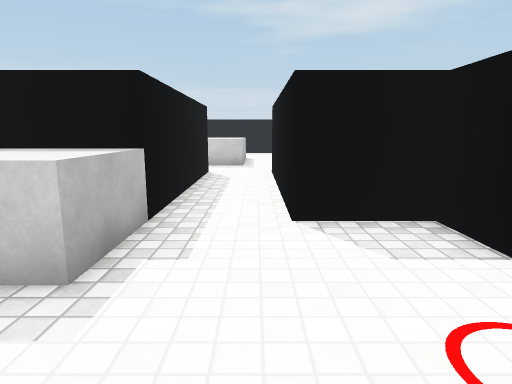
View 1 (above)

21 first-person views from a walk through a Unity game level. The camera is 1.2 m above the floor, tilts 10° down and sees 75° across. The floor is counted in squares, 1 m on a side. Each view is taken from the middle of a square. On the plan, view 1 faces up. The plan holds only what a view shows up to about 14 squares ahead; the rest is blank. Some surface patterns are stand-ins.

View 2
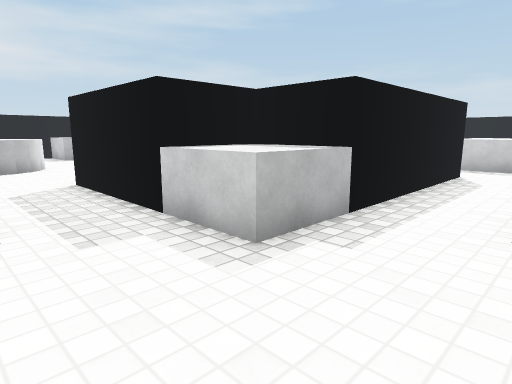

View 3
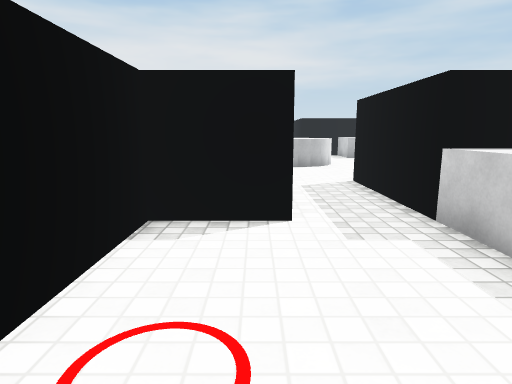

View 4
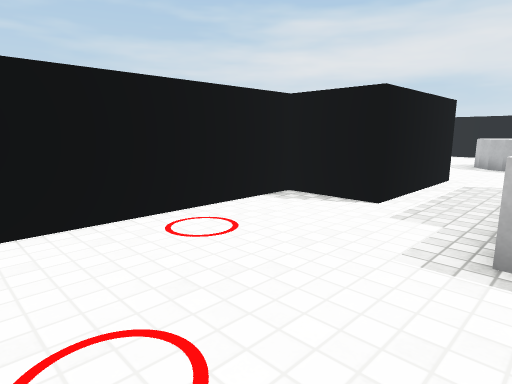

View 5
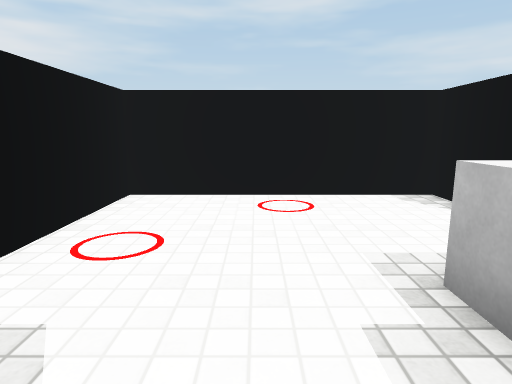

View 6
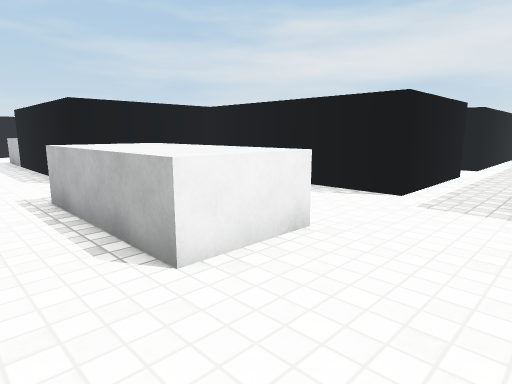

View 7
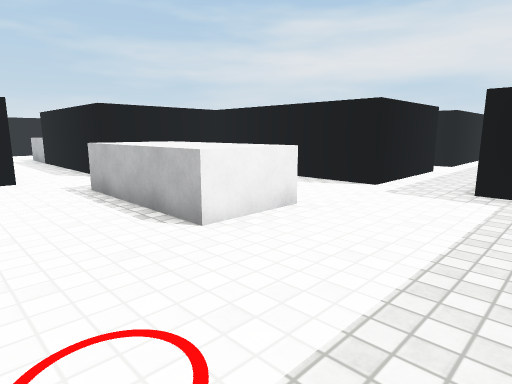

View 8
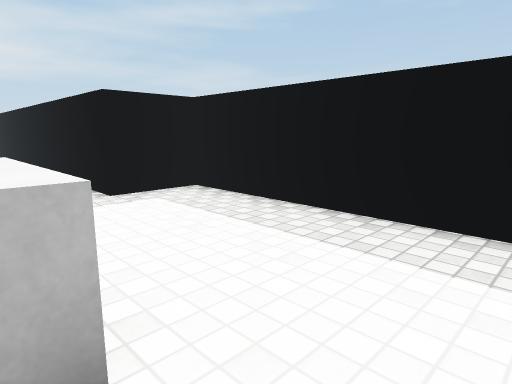

View 9
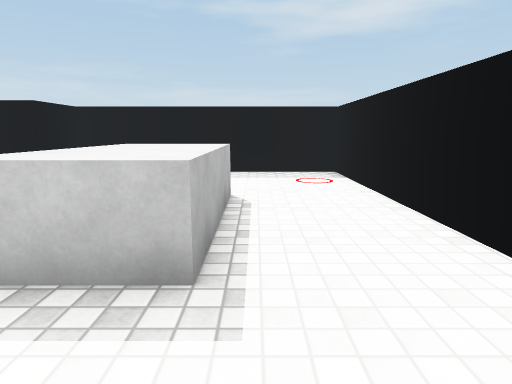

View 10
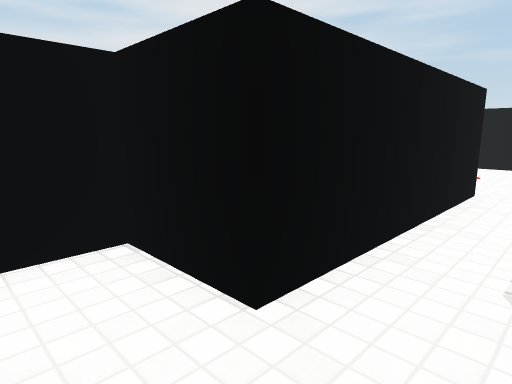

View 11
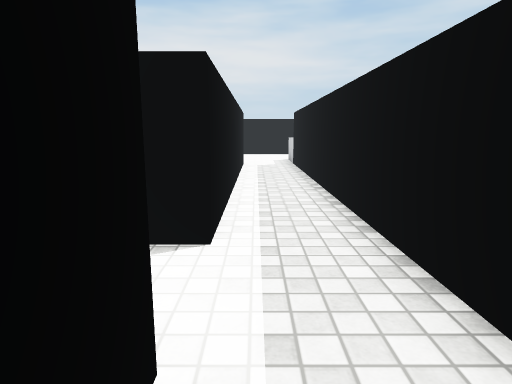

View 12
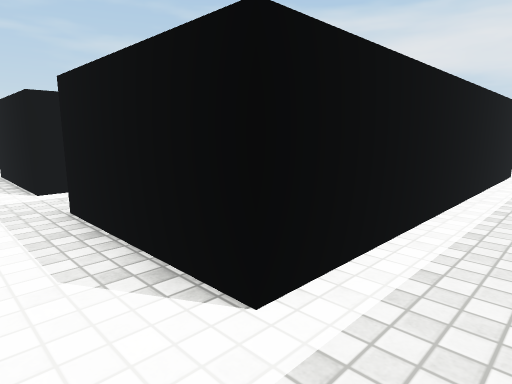

View 13
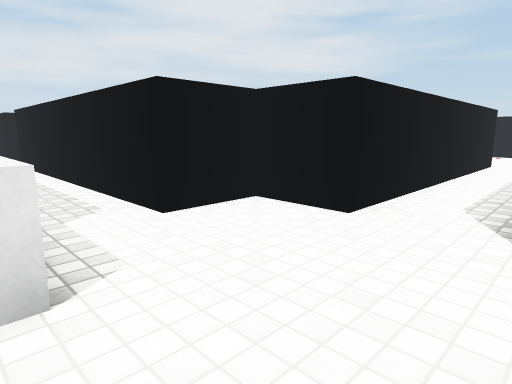

View 14
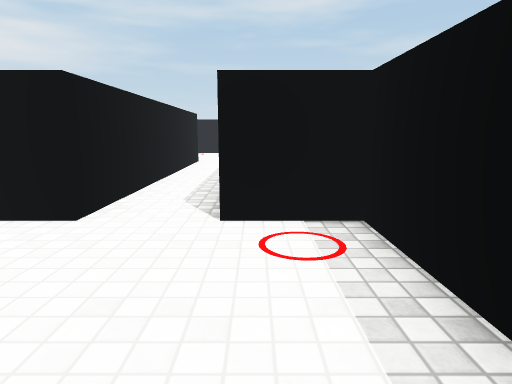

View 15
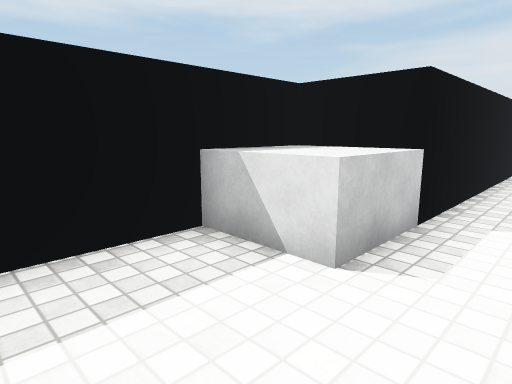

View 16
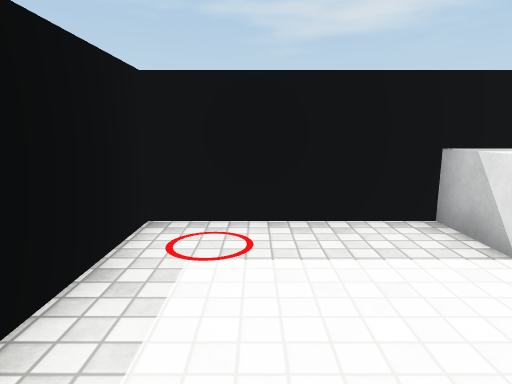

View 17
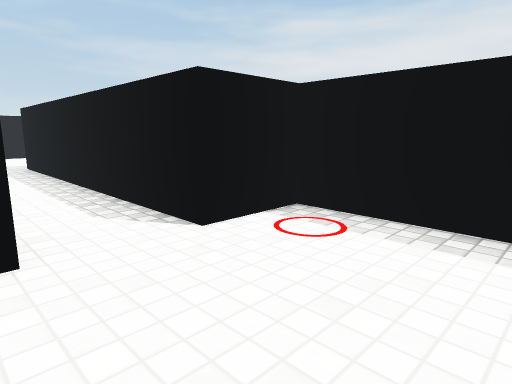

View 18
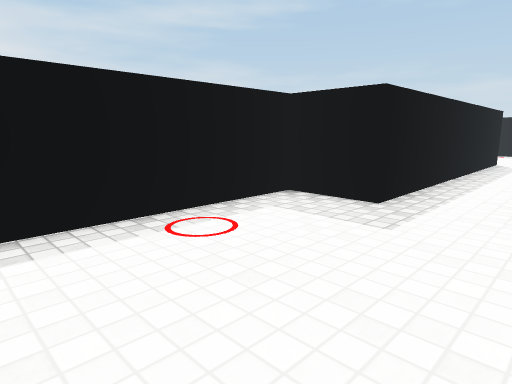

View 19
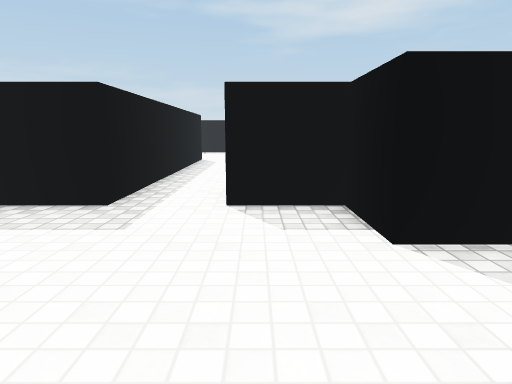

View 20
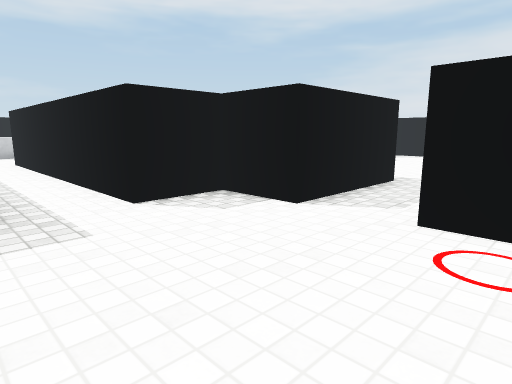

View 21
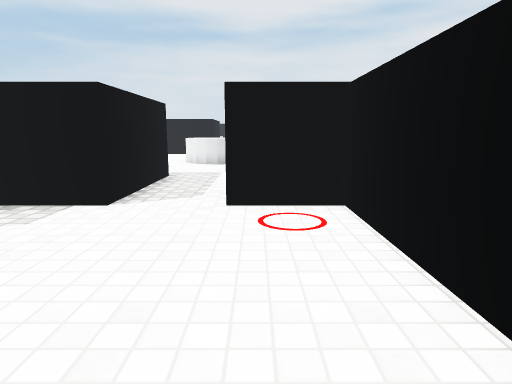

### Floor plan
Points are (right, up) in squares from view 1. A wall is a line through its corners. A room is listed if a view was taken in it or the views show most of it. See-through windows are left out.
Room 1 (views 1, 2, 3, 4, 5)
walls: (-3.5, 3.5) (-3.5, 2.5) (-7.5, 2.5); (0.5, 5.5) (0.5, 9.5); (-3.5, -1.5) (2.5, -1.5) (2.5, 4.5); (-7.6, 0.5) (-3.5, 0.5) (-3.5, -0.5); (-1.5, 10.5) (-1.5, 5.5)
ways out: opening at (-0.5, 9.5) to room 2; opening at (-7, 1.5)
objects: black block (-4, -2) to (-4, -1); black block (-4, 4) to (-3, 6); grey block (-3, 3) to (-2, 4); black block (-3, 5) to (-2, 6); black block (1, 5) to (2, 6)
Room 2 (views 6, 7, 8, 9, 10, 11, 12)
walls: (-5.5, 19.5) (-5.5, 18.5) (-21.5, 18.5); (-9.6, 16.5) (-5.5, 16.5) (-5.5, 10.5) (-1.5, 10.5); (2.5, 13.1) (2.5, 20.5) (-5.5, 20.5); (2.5, 10.4) (2.5, 11.6); (-21.5, 16.5) (-11.5, 16.5)
low walls: (-2.6, 16.5) (-0.5, 16.5) (-0.5, 12.5) (-2, 12.5)
ways out: opening at (-0.5, 9.5) to room 1; opening at (-21, 17.5) to room 3; opening at (-10.5, 16)
objects: black block (-6, 20) to (-6, 22); black block (1, 10) to (2, 10)
Room 3 (views 13, 14, 15, 16, 17)
walls: (-21.5, 15.5) (-21.5, 16.5); (-21.5, 18.5) (-21.5, 19.5); (-21.5, 20.5) (-27.5, 20.5) (-27.5, 14.5)
ways out: opening at (-21, 17.5) to room 2; opening at (-24.5, 13.5) to room 4
objects: black block (-27, 14) to (-26, 14); black block (-23, 14) to (-22, 14); grey block (-23, 19) to (-22, 20); black block (-21, 14) to (-21, 15)
Room 4 (views 18, 19, 20, 21)
walls: (-23.5, 5.4) (-23.5, 13.5); (-21.5, 2.5) (-21.5, 3.5); (-27.5, 4.6) (-27.5, -0.5); (-21.5, -0.5) (-21.5, 0.5); (-25.1, -1.5) (-21.5, -1.5); (-25.5, 13.6) (-25.5, 5.5)
ways out: opening at (-24.5, 13.5) to room 3; opening at (-21, 1.5)
objects: black block (-27, 5) to (-26, 6); black block (-23, 5) to (-22, 6); black block (-21, 4)

Positions as (right, up) in squares from view 1, and headings:
1: (0, 0), facing up
2: (1, 0), facing up-left
3: (1, 0), facing left
4: (2, 3), facing down-left
5: (0, 5), facing down
6: (1, 19), facing down-left
7: (2, 20), facing down-left
8: (1, 16), facing up-left
9: (0, 10), facing up
10: (-1, 12), facing down-right
11: (-8, 17), facing left
12: (-10, 18), facing down-left
13: (-26, 19), facing down-right
14: (-26, 19), facing down
15: (-26, 17), facing up-right
16: (-26, 16), facing up
17: (-23, 18), facing down-left
18: (-23, -1), facing up-left
19: (-23, -1), facing up
20: (-26, -1), facing up-right
21: (-27, 0), facing right
